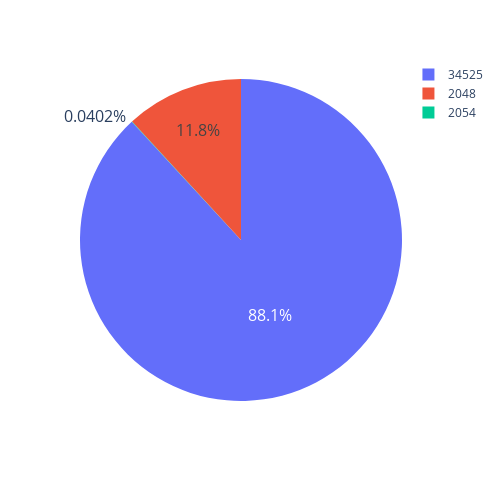

Notebook code for this chart:
### Code cell
def pieProtocolos(df):
    fig = px.pie(df, values='apariciones', names='protocolo', height= 500,
    width= 500)
    fig.update_traces(textfont_size=16)
    fig.show()
pieProtocolos(df_captura_erik)

### Figure 1 — Plotly figure (JSON) as saved in the notebook; plotly's stock layout.template omitted (floating-point values rounded to 4 significant figures)
{"data": [{"domain": {"x": [0, 1], "y": [0, 1]}, "hovertemplate": "protocolo=%{label}<br>apariciones=%{value}<extra></extra>", "labels": [34525, 2048, 2048, 2054], "legendgroup": "", "name": "", "showlegend": true, "textfont": {"size": 16}, "type": "pie", "values": [8762, 1063, 114, 4]}], "layout": {"height": 500, "legend": {"tracegroupgap": 0}, "margin": {"t": 60}, "width": 500}}
